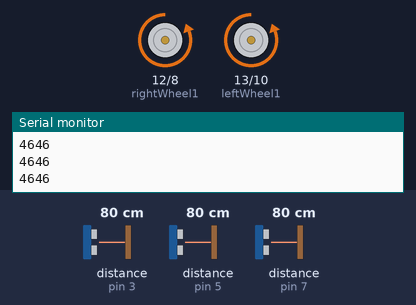
A program run on a simulated Arduino Uno, built with avr-gcc and run on an emulated ATmega328P. Parts: motor-driver pin pairs drawn as motors (green arrow = first pin HIGH = forward, orange = second pin HIGH = backward, longer = more drive, scaled by the enable pin), the last lines printed to the serial monitor. Wiring (inferred from the names in the program): 3 × ultrasonic range finder: trigger pin 2, echo pin 3 / trigger pin 4, echo pin 5 / trigger pin 6, echo pin 7. The test bench sets the inputs (shaded band); at power-on: distance to the obstacle (sensors on pin 3, pin 5, pin 7) 80 cm. The echo pulse lasts 58.3 µs per cm.

Above: at 1.2 s.
1.3 s: distance to the obstacle (sensor on pin 3) set to 39 cm
2.8 s: distance to the obstacle (sensor on pin 3) set to 32 cm
At 3.7 s:
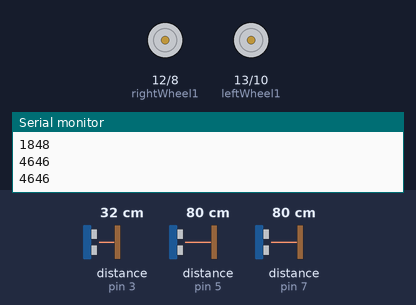
4.3 s: distance to the obstacle (sensor on pin 5) set to 2 cm
At 4.7 s:
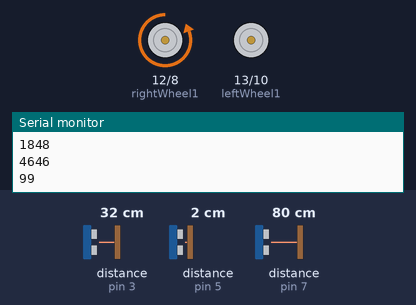
7.3 s: distance to the obstacle (sensor on pin 7) set to 4 cm
At 7.8 s:
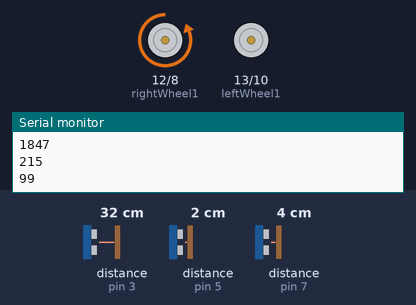
10.3 s: distance to the obstacle (sensor on pin 7) set to 2 cm
At 10.8 s:
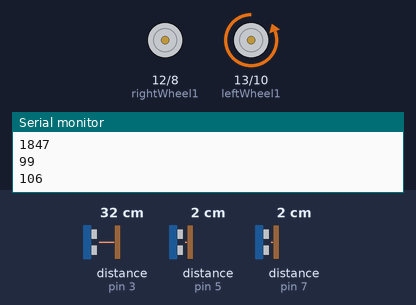
13.3 s: distance to the obstacle (sensor on pin 7) set to 9 cm
At 14.1 s:
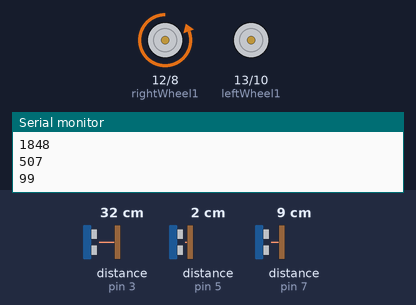
Timing chart, 0 to 16.3 s (numbered marks = the images above; inputs shaded):
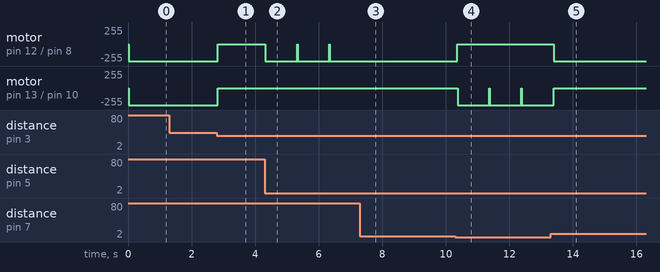

Measured:
- the behaviour switches between 35 and 34 cm on distance to the obstacle (sensor on pin 3) (found by bisection; images 0 and 1)
- the behaviour switches between 3 and 2 cm on distance to the obstacle (sensor on pin 7) (found by bisection; images 3 and 4)
- after the input at 2.8 s, motor on pin 12 (rightWheel1) / pin 8 (rightWheel2), motor on pin 13 (leftWheel1) / pin 10 (leftWheel2): backward 255/255 → stopped at once
- after the input at 4.3 s, motor on pin 12 (rightWheel1) / pin 8 (rightWheel2): stopped → backward 255/255 at once
- after the input at 7.3 s, motor on pin 12 (rightWheel1) / pin 8 (rightWheel2): stops changing and stays backward 255/255
- after the input at 10.3 s, motor on pin 12 (rightWheel1) / pin 8 (rightWheel2): backward 255/255 → stopped after 0.06 s; motor on pin 13 (leftWheel1) / pin 10 (leftWheel2): stopped → backward 255/255 after 0.07 s
- after the input at 13.3 s, motor on pin 12 (rightWheel1) / pin 8 (rightWheel2): stopped → backward 255/255 after 0.10 s; motor on pin 13 (leftWheel1) / pin 10 (leftWheel2): goes on until 13.4 s, then stays stopped

The program:

main.cpp
```cpp
#include <Arduino.h>
#include <avr/wdt.h>
#include <avr/interrupt.h>
#include <avr/io.h>
#include <util/delay.h>

// Define pins to control ultrasonic sensors

const int frontTrigger = 2;
const int frontEcho = 3;
const int leftTrigger = 6;
const int leftEcho = 7;
const int rightTrigger = 4;
const int rightEcho = 5;
// These variables will store the output from the ultrasonic sensors
long frontDistance;
long leftDistance;
long rightDistance;

// Define pins to control motors
const int rightEnable = 9;
const int leftEnable = 11;
const int leftWheel1 = 13;
const int leftWheel2 = 10;
const int rightWheel1 = 12;
const int rightWheel2 = 8;

void setup() {

    // Set pin behaviors

  pinMode(frontTrigger, OUTPUT);
  pinMode(frontEcho, INPUT);
  pinMode(leftTrigger, OUTPUT);
  pinMode(leftEcho, INPUT);
  pinMode(rightTrigger, OUTPUT);
  pinMode(rightEcho, INPUT);
  pinMode(rightEnable, OUTPUT);
  pinMode(leftEnable, OUTPUT);
  pinMode(leftWheel1, OUTPUT);
  pinMode(leftWheel2, OUTPUT);
  pinMode(rightWheel1, OUTPUT);
  pinMode(rightWheel2, OUTPUT);

    // Serial monitor for debugging

  Serial.begin(9600);

}

void loop() {

  // From Arduino Project Hub: the distance of an object in centimeters is the pulse duration * 0.0343/2 https://projecthub.arduino.cc/Isaac100/getting-started-with-the-hc-sr04-ultrasonic-sensor-7cabe1
  digitalWrite(frontTrigger, LOW);
  delayMicroseconds(2);
  digitalWrite(frontTrigger, HIGH);// tells front sensor to send a pulse
  delayMicroseconds(10); // https://projecthub.arduino.cc/Isaac100/getting-started-with-the-hc-sr04-ultrasonic-sensor-7cabe1
  digitalWrite(frontTrigger, LOW);
  frontDistance = pulseIn(frontEcho, HIGH);// gets distance from pulse

  digitalWrite(rightTrigger, LOW);
  delayMicroseconds(2);
  digitalWrite(rightTrigger, HIGH);
  delayMicroseconds(10);// allows for soundwaves to travel
  digitalWrite(rightTrigger, LOW);
  rightDistance = pulseIn(rightEcho, HIGH);

  digitalWrite(leftTrigger, LOW);
  delayMicroseconds(2);
  digitalWrite(leftTrigger, HIGH);
  delayMicroseconds(10);
  digitalWrite(leftTrigger, LOW);
  leftDistance = pulseIn(leftEcho, HIGH);

  Serial.println(frontDistance);
  Serial.println(leftDistance);
  Serial.println(rightDistance);

  if(frontDistance > 2000){

    digitalWrite(rightEnable, HIGH); // enable pins are left high allowing for motor control
    digitalWrite(leftEnable,HIGH);


    digitalWrite(leftWheel2, HIGH); // if there are no objects in the car's immediate vicinity it will drive forward
    digitalWrite(rightWheel2, HIGH);

      if(rightDistance < 1000){

      digitalWrite(leftWheel2, LOW); // if there is an object to the car's right it turns left by stopping the left wheel briefly, then continues forward
      delay(1000);

      }


      else if(leftDistance < 1000){

      digitalWrite(rightWheel2, LOW);// if there is an object to the car's left it turns right by stopping the right wheel briefly, then continues forward
      delay(1000);

      }

  }

  if(frontDistance < 2000){

   digitalWrite(leftWheel2, LOW); // if there is an object in front of the car it stops
   digitalWrite(rightWheel2, LOW);

   if(leftDistance < rightDistance){ // the car decides which way to go

    digitalWrite(leftWheel2, HIGH);// if there is an object closer to the left it will go right
    delay(1000);
    digitalWrite(leftWheel2, LOW);

   }
   else if(leftDistance> rightDistance){// if there is an object closer to the right it will go left

    digitalWrite(rightWheel2, HIGH);
    delay(1000);
    digitalWrite(rightWheel2,LOW);
   }
  }


}
```
